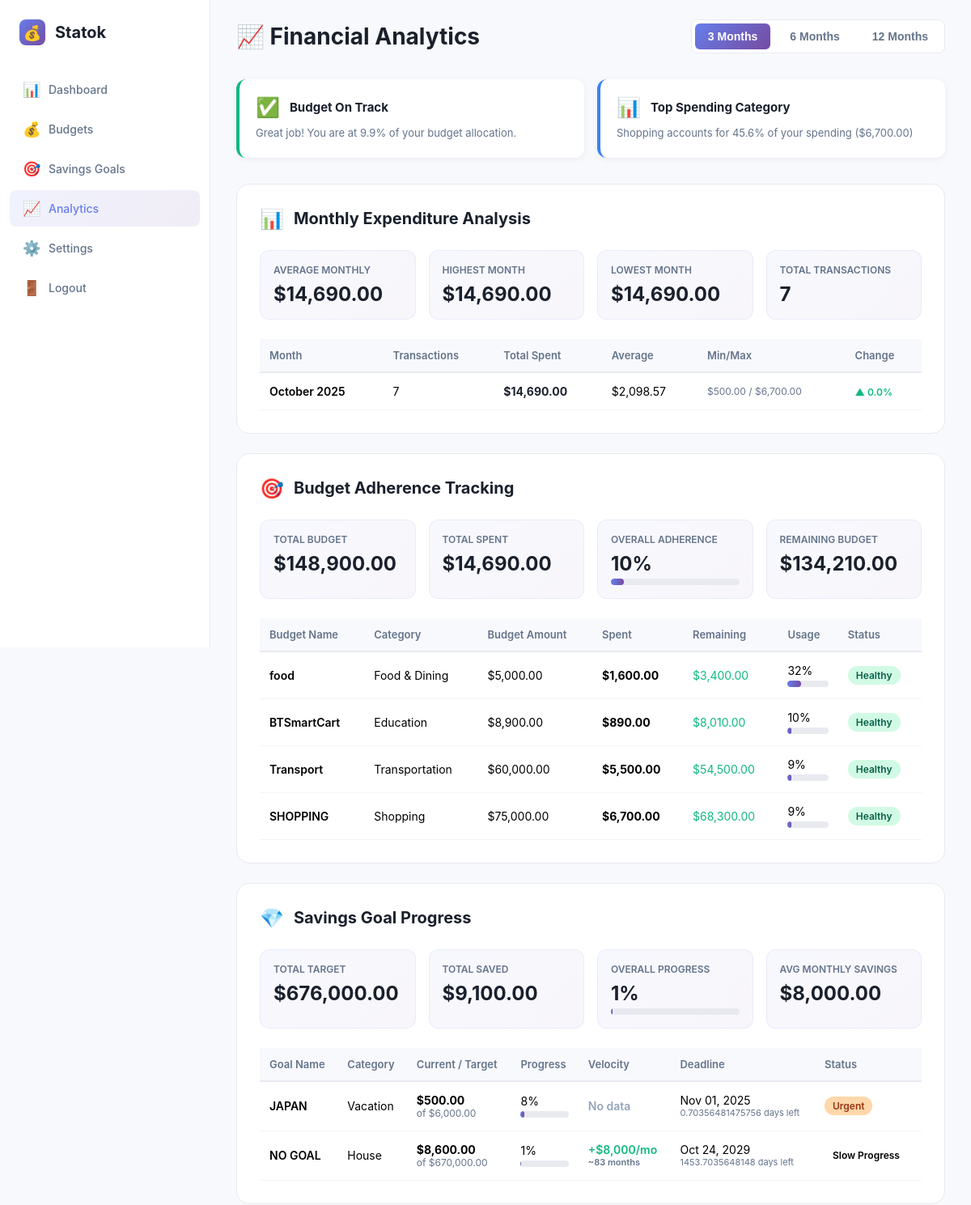
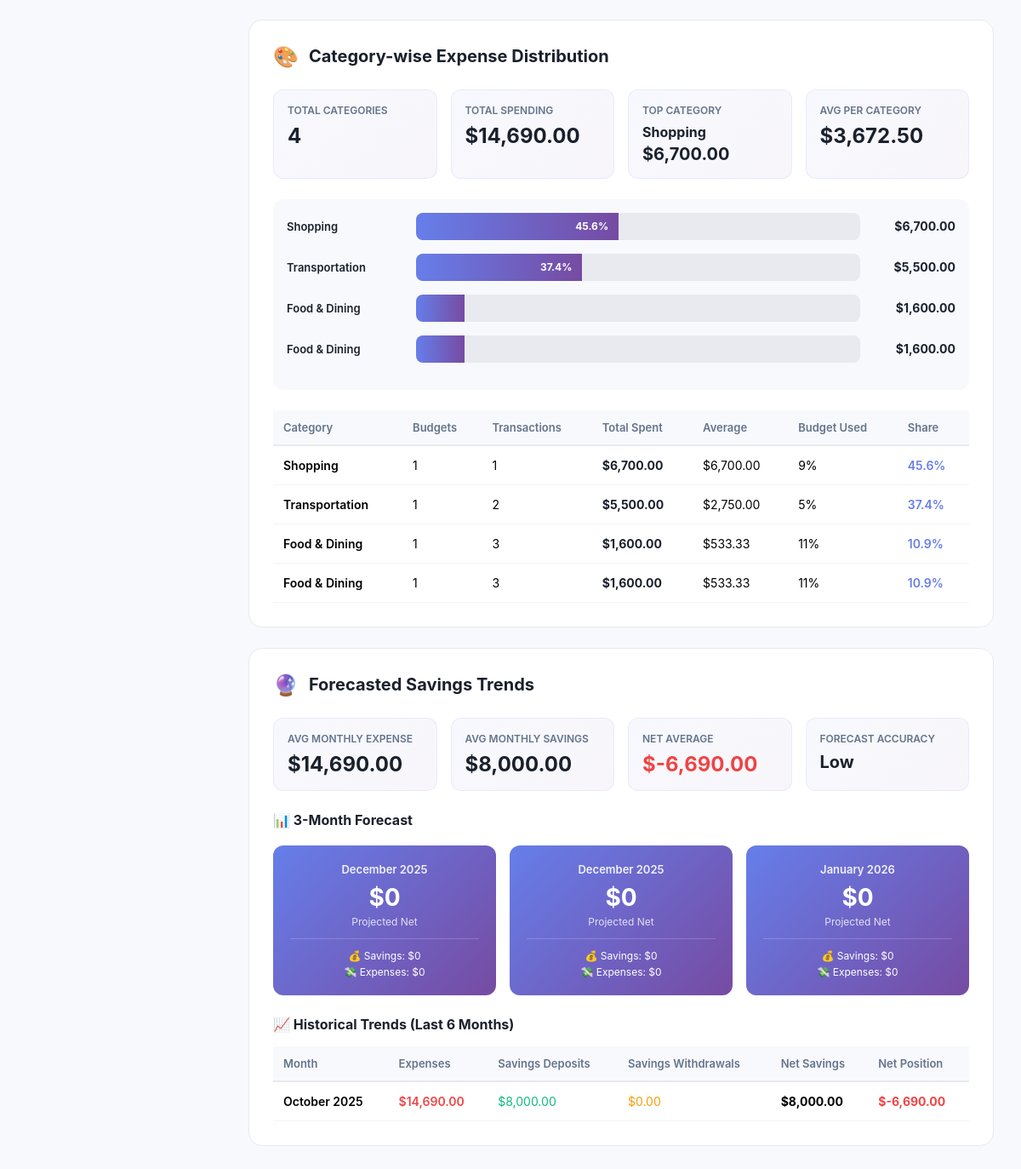
Page /public/nalytics.php?period=3 (signed in) on the committed database (2 pictures, top to bottom).
### tables this page shows
CREATE TABLE budgets (
    id INTEGER PRIMARY KEY AUTOINCREMENT,
    name TEXT NOT NULL,
    category TEXT NOT NULL,
    budget_amount REAL NOT NULL,
    created_date TEXT NOT NULL
, user_id INTEGER DEFAULT 1);

CREATE TABLE savings_goals (
    id INTEGER PRIMARY KEY AUTOINCREMENT,
    user_id INTEGER NOT NULL,
    name TEXT NOT NULL,
    target_amount REAL NOT NULL,
    current_amount REAL DEFAULT 0,
    deadline TEXT,
    category TEXT NOT NULL,
    description TEXT,
    created_date TEXT NOT NULL,
    FOREIGN KEY (user_id) REFERENCES users(id) ON DELETE CASCADE
);

### public/nalytics.php (the view, shortened to what the rows shown need)
<?php
$user_id = $_SESSION['user_id'];
try {
    $db = new PDO('sqlite:' .__DIR__ . '/../db/database.db');
    $db->setAttribute(PDO::ATTR_ERRMODE, PDO::ERRMODE_EXCEPTION);
} catch(PDOException $e) {
    die("Connection failed: " . $e->getMessage());
}
$period = $_GET['period'] ?? '12';
$startDate = date('Y-m-d', strtotime("-$period months"));
$endDate = date('Y-m-d');
$monthlyExpenditure = $db->prepare("
    SELECT
        strftime('%Y-%m', e.date) as month,
        strftime('%Y', e.date) as year,
        strftime('%m', e.date) as month_num,
        COUNT(e.id) as transaction_count,
        SUM(e.amount) as total_spent,
        AVG(e.amount) as avg_transaction,
        MIN(e.amount) as min_transaction,
        MAX(e.amount) as max_transaction
    FROM expenses e
    INNER JOIN budgets b ON e.budget_id = b.id
    WHERE b.user_id = :uid
        AND e.date >= :start_date
        AND e.date <= :end_date
    GROUP BY strftime('%Y-%m', e.date)
    ORDER BY month DESC
");
$monthlyExpenditure->execute([
    ':uid' => $user_id,
    ':start_date' => $startDate,
    ':end_date' => $endDate
]);
$monthlyData = $monthlyExpenditure->fetchAll(PDO::FETCH_ASSOC);
$budgetAdherence = $db->prepare("
    SELECT
        b.id,
        b.name,
        b.category,
        b.budget_amount,
        COALESCE(SUM(e.amount), 0) as spent,
        b.budget_amount - COALESCE(SUM(e.amount), 0) as remaining,
        CASE
            WHEN COALESCE(SUM(e.amount), 0) = 0 THEN 0
            ELSE (COALESCE(SUM(e.amount), 0) / b.budget_amount) * 100
        END as usage_percentage,
        CASE
            WHEN COALESCE(SUM(e.amount), 0) > b.budget_amount THEN 'Over Budget'
            WHEN (COALESCE(SUM(e.amount), 0) / b.budget_amount) * 100 >= 90 THEN 'Critical'
            WHEN (COALESCE(SUM(e.amount), 0) / b.budget_amount) * 100 >= 75 THEN 'Warning'
            ELSE 'Healthy'
        END as status,
        COUNT(e.id) as expense_count
    FROM budgets b
    LEFT JOIN expenses e ON b.id = e.budget_id
        AND e.date >= :start_date
        AND e.date <= :end_date
    WHERE b.user_id = :uid
    GROUP BY b.id, b.name, b.category, b.budget_amount
    ORDER BY usage_percentage DESC
");
$budgetAdherence->execute([
    ':uid' => $user_id,
    ':start_date' => $startDate,
    ':end_date' => $endDate
]);
$adherenceData = $budgetAdherence->fetchAll(PDO::FETCH_ASSOC);
$savingsProgress = $db->prepare("
    SELECT
        sg.id,
        sg.name,
        sg.category,
        sg.target_amount,
        sg.current_amount,
        sg.deadline,
        sg.target_amount - sg.current_amount as remaining,
        CASE
            WHEN sg.target_amount = 0 THEN 0
            ELSE (sg.current_amount / sg.target_amount) * 100
        END as progress_percentage,
        CASE
            WHEN sg.current_amount >= sg.target_amount THEN 'Completed'
            WHEN sg.deadline IS NOT NULL AND date(sg.deadline) < date('now') THEN 'Overdue'
            WHEN sg.deadline IS NOT NULL AND julianday(sg.deadline) - julianday('now') <= 30 THEN 'Urgent'
            WHEN (sg.current_amount / sg.target_amount) * 100 >= 75 THEN 'On Track'
            WHEN (sg.current_amount / sg.target_amount) * 100 >= 50 THEN 'Moderate'
            ELSE 'Slow Progress'
        END as status,
        CASE
            WHEN sg.deadline IS NOT NULL THEN julianday(sg.deadline) - julianday('now')
            ELSE NULL
        END as days_remaining,
        (SELECT COUNT(*) FROM savings_transactions WHERE goal_id = sg.id) as transaction_count,
        (SELECT SUM(amount) FROM savings_transactions WHERE goal_id = sg.id AND transaction_type = 'deposit') as total_deposits,
        (SELECT SUM(amount) FROM savings_transactions WHERE goal_id = sg.id AND transaction_type = 'withdrawal') as total_withdrawals
    FROM savings_goals sg
    WHERE sg.user_id = :uid
    GROUP BY sg.id
    ORDER BY progress_percentage DESC, sg.deadline ASC
");
$savingsProgress->execute([':uid' => $user_id]);
$savingsData = $savingsProgress->fetchAll(PDO::FETCH_ASSOC);
$savingsVelocity = [];
foreach ($savingsData as $goal) {
    $monthlyQuery = $db->prepare("
        SELECT
            strftime('%Y-%m', date) as month,
            SUM(CASE WHEN transaction_type = 'deposit' THEN amount ELSE -amount END) as net_amount
        FROM savings_transactions
        WHERE goal_id = :gid
        GROUP BY strftime('%Y-%m', date)
        ORDER BY month DESC
        LIMIT 3
    ");
    $monthlyQuery->execute([':gid' => $goal['id']]);
    $monthlyContributions = $monthlyQuery->fetchAll(PDO::FETCH_ASSOC);
    if (count($monthlyContributions) > 0) {
        $avgMonthly = array_sum(array_column($monthlyContributions, 'net_amount')) / count($monthlyContributions);
        $savingsVelocity[$goal['id']] = $avgMonthly;
    } else {
        $savingsVelocity[$goal['id']] = 0;
    }
}
$categoryDistribution = $db->prepare("
    SELECT
        b.category,
        COUNT(DISTINCT b.id) as budget_count,
        COUNT(e.id) as transaction_count,
        SUM(e.amount) as total_spent,
        AVG(e.amount) as avg_expense,
        MIN(e.amount) as min_expense,
        MAX(e.amount) as max_expense,
        SUM(b.budget_amount) as total_budget,
        CASE
            WHEN SUM(b.budget_amount) = 0 THEN 0
            ELSE (SUM(e.amount) / SUM(b.budget_amount)) * 100
        END as budget_utilization,
        CASE
            WHEN COUNT(e.id) = 0 THEN 0
            ELSE SUM(e.amount)
        END as category_total
    FROM budgets b
    LEFT JOIN expenses e ON b.id = e.budget_id
        AND e.date >= :start_date
        AND e.date <= :end_date
    WHERE b.user_id = :uid
    GROUP BY b.category
    HAVING COUNT(e.id) > 0
    ORDER BY total_spent DESC
");
$categoryDistribution->execute([
    ':uid' => $user_id,
    ':start_date' => $startDate,
    ':end_date' => $endDate
]);
$categoryData = $categoryDistribution->fetchAll(PDO::FETCH_ASSOC);
$historicalTrends = $db->prepare("
    SELECT
        strftime('%Y-%m', e.date) as month,
        SUM(e.amount) as monthly_expenses
    FROM expenses e
    INNER JOIN budgets b ON e.budget_id = b.id
    WHERE b.user_id = :uid
        AND e.date >= :start_date
    GROUP BY strftime('%Y-%m', e.date)
    ORDER BY month ASC
");
$historicalTrends->execute([
    ':uid' => $user_id,
    ':start_date' => date('Y-m-d', strtotime('-6 months'))
]);
$trendData = $historicalTrends->fetchAll(PDO::FETCH_ASSOC);
$savingsTrends = $db->prepare("
    SELECT
        strftime('%Y-%m', st.date) as month,
        SUM(CASE WHEN st.transaction_type = 'deposit' THEN st.amount ELSE 0 END) as deposits,
        SUM(CASE WHEN st.transaction_type = 'withdrawal' THEN st.amount ELSE 0 END) as withdrawals,
        SUM(CASE WHEN st.transaction_type = 'deposit' THEN st.amount ELSE -st.amount END) as net_savings
    FROM savings_transactions st
    INNER JOIN savings_goals sg ON st.goal_id = sg.id
    WHERE sg.user_id = :uid
        AND st.date >= :start_date
    GROUP BY strftime('%Y-%m', st.date)
    ORDER BY month ASC
");
$savingsTrends->execute([
    ':uid' => $user_id,
    ':start_date' => date('Y-m-d', strtotime('-6 months'))
]);
$savingsTrendData = $savingsTrends->fetchAll(PDO::FETCH_ASSOC);
?>
<!DOCTYPE html>
<html lang="en">
<head>
</head>
<body>
    <main class="main-content">
        <div class="report-section">
            <?php if (count($monthlyData) > 0): ?>
            <table>
                <thead>
                    <tr>
                        <th>Month</th>
                        <th>Transactions</th>
                        <th>Total Spent</th>
                        <th>Average</th>
                        <th>Min/Max</th>
                        <th>Change</th>
                    </tr>
                </thead>
            </table>
            <?php endif; ?>
        </div>
        <div class="report-section">
            <?php if (count($adherenceData) > 0): ?>
            <table>
                <thead>
                    <tr>
                        <th>Budget Name</th>
                        <th>Category</th>
                        <th>Budget Amount</th>
                        <th>Spent</th>
                        <th>Remaining</th>
                        <th>Usage</th>
                        <th>Status</th>
                    </tr>
                </thead>
                <tbody>
                    <?php foreach ($adherenceData as $budget): ?>
                    <tr>
                        <td style="font-weight: 600;"><?php echo htmlspecialchars($budget['name']); ?></td>
                        <td><?php echo htmlspecialchars($budget['category']); ?></td>
                        <td>$<?php echo number_format($budget['budget_amount'], 2); ?></td>
                        <td style="font-weight: 700;">$<?php echo number_format($budget['spent'], 2); ?></td>
                        <td style="color: <?php echo $budget['remaining'] < 0 ? '#ef4444' : '#10b981'; ?>;">
                            $<?php echo number_format($budget['remaining'], 2); ?>
                        </td>
                        <td>
                            <?php echo round($budget['usage_percentage']); ?>%
                            <div class="progress-bar-container">
                                <div class="progress-bar-fill <?php echo $budget['usage_percentage'] > 100 ? 'over' : ''; ?>"
                                     style="width: <?php echo min($budget['usage_percentage'], 100); ?>%"></div>
                            </div>
                        </td>
                        <td>
                            <span class="status-badge status-<?php echo strtolower(str_replace(' ', '', $budget['status'])); ?>">
                                <?php echo $budget['status']; ?>
                            </span>
                        </td>
                    </tr>
                    <?php endforeach; ?>
                </tbody>
            </table>
            <?php endif; ?>
        </div>
        <div class="report-section">
            <?php if (count($savingsData) > 0):
            ?>
            <table>
                <thead>
                    <tr>
                        <th>Goal Name</th>
                        <th>Category</th>
                        <th>Current / Target</th>
                        <th>Progress</th>
                        <th>Velocity</th>
                        <th>Deadline</th>
                        <th>Status</th>
                    </tr>
                </thead>
                <tbody>
                    <?php foreach ($savingsData as $goal):
                        $velocity = $savingsVelocity[$goal['id']];
                        $monthsToGoal = $velocity > 0 ? ceil($goal['remaining'] / $velocity) : 0;
                    ?>
                    <tr>
                        <td style="font-weight: 600;"><?php echo htmlspecialchars($goal['name']); ?></td>
                        <td><?php echo htmlspecialchars($goal['category']); ?></td>
                        <td>
                            <div style="font-weight: 700;">$<?php echo number_format($goal['current_amount'], 2); ?></div>
                            <div style="font-size: 12px; color: #64748b;">of $<?php echo number_format($goal['target_amount'], 2); ?></div>
                        </td>
                        <td>
                            <?php echo round($goal['progress_percentage']); ?>%
                            <div class="progress-bar-container">
                                <div class="progress-bar-fill <?php echo $goal['progress_percentage'] >= 100 ? 'complete' : ''; ?>"
                                     style="width: <?php echo min($goal['progress_percentage'], 100); ?>%"></div>
                            </div>
                        </td>
                        <td style="color: #10b981; font-weight: 600;">
                            <?php if ($velocity > 0): ?>
                                +$<?php echo number_format($velocity, 0); ?>/mo
                                <div style="font-size: 11px; color: #64748b;">~<?php echo $monthsToGoal; ?> months</div>
                            <?php else: ?>
                                <span style="color: #94a3b8;">No data</span>
                            <?php endif; ?>
                        </td>
                        <td>
                            <?php if ($goal['deadline']): ?>
                                <?php echo date('M d, Y', strtotime($goal['deadline'])); ?>
                                <?php if ($goal['days_remaining'] !== null): ?>
                                    <div style="font-size: 11px; color: <?php echo $goal['days_remaining'] < 0 ? '#ef4444' : '#64748b'; ?>;">
                                        <?php echo abs($goal['days_remaining']); ?> days <?php echo $goal['days_remaining'] < 0 ? 'overdue' : 'left'; ?>
                                    </div>
                                <?php endif; ?>
                            <?php else: ?>
                                <span style="color: #94a3b8;">No deadline</span>
                            <?php endif; ?>
                        </td>
                        <td>
                            <span class="status-badge status-<?php echo strtolower(str_replace(' ', '', $goal['status'])); ?>">
                                <?php echo $goal['status']; ?>
                            </span>
                        </td>
                    </tr>
                    <?php endforeach; ?>
                </tbody>
            </table>
            <?php endif; ?>
        </div>
        <div class="report-section">
            <?php if (count($categoryData) > 0): ?>
            <table style="margin-top: 24px;">
                <thead>
                    <tr>
                        <th>Category</th>
                        <th>Budgets</th>
                        <th>Transactions</th>
                        <th>Total Spent</th>
                        <th>Average</th>
                        <th>Budget Used</th>
                        <th>Share</th>
                    </tr>
                </thead>
            </table>
            <?php endif; ?>
        </div>
        <div class="report-section">
            <?php if (count($trendData) > 0 || count($savingsTrendData) > 0): ?>
            <table>
                <thead>
                    <tr>
                        <th>Month</th>
                        <th>Expenses</th>
                        <th>Savings Deposits</th>
                        <th>Savings Withdrawals</th>
                        <th>Net Savings</th>
                        <th>Net Position</th>
                    </tr>
                </thead>
            </table>
            <?php endif; ?>
        </div>
    </main>
</body>
</html>

### rows in the picture
budgets: name "food", category "Food & Dining", budget_amount "5,000.00", spent "1,600.00", remaining "3,400.00", usage_percentage "32", status "Healthy"
budgets: name "BTSmartCart", category "Education", budget_amount "8,900.00", spent "890.00", remaining "8,010.00", usage_percentage "10", status "Healthy"
budgets: name "Transport", category "Transportation", budget_amount "60,000.00", spent "5,500.00", remaining "54,500.00", usage_percentage "9", min($budget['usage_percentage'], 100) 9.1666666666667 (drawn), status "Healthy"
budgets: name "SHOPPING", category "Shopping", budget_amount "75,000.00", spent "6,700.00", remaining "68,300.00", usage_percentage "9", min($budget['usage_percentage'], 100) 8.9333333333333 (drawn), status "Healthy"
savings_goals: name "JAPAN", category "Vacation", current_amount "500.00", target_amount "6,000.00", progress_percentage "8", min($goal['progress_percentage'], 100) 8.3333333333333 (drawn), shows "No data", deadline "Nov 01, 2025", days_remaining "0.70356481475756", status "Urgent"
savings_goals: name "NO GOAL", category "House", current_amount "8,600.00", target_amount "670,000.00", progress_percentage "1", id "8,000", monthsToGoal "83", deadline "Oct 24, 2029", days_remaining "1453.7035648148", status "Slow Progress"

### other values in the picture
$insight['icon'] "✅"
$insight['title'] "Budget On Track"
$insight['message'] "Great job! You are at 9.9% of your budget allocation."
$insight['icon'] "📊"
$insight['title'] "Top Spending Category"
$insight['message'] "Shopping accounts for 45.6% of your spending ($6,700.00)"
$avgMonthlyExpense "14,690.00"
max(array_column($monthlyData, 'total_spent')) "14,690.00"
min(array_column($monthlyData, 'total_spent')) "14,690.00"
array_sum(array_column($monthlyData, 'transaction_count')) "7"
$monthName "October 2025"
$month['transaction_count'] "7"
$month['total_spent'] "14,690.00"
$month['avg_transaction'] "2,098.57"
$month['min_transaction'] "500.00"
